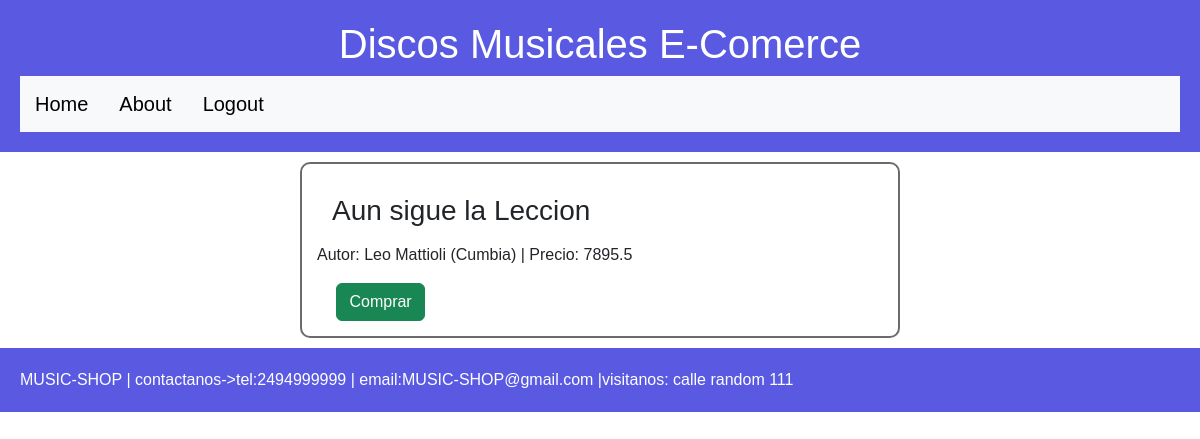
Screenshot of /buy/7 (signed in) with the database file from the repository.
### tables this page shows
CREATE TABLE `discos` (
  `id` int(10) NOT NULL,
  `autor_id` int(10) NOT NULL,
  `genero_id` int(10) NOT NULL,
  `titulo` varchar(150) NOT NULL,
  `precio` double NOT NULL
);

CREATE TABLE `autor` (
  `id` int(10) NOT NULL,
  `nombre` varchar(250) NOT NULL
);

CREATE TABLE `genero` (
  `id` int(10) NOT NULL,
  `categoria` varchar(250) NOT NULL
);

### app/models/discos.model.php (called while the page is built, shortened)
<?php
class discosModel{
    private $db;
    public function __construct(){
        $this->db = new PDO("mysql:host=".MYSQL_HOST.";dbname=".MYSQL_DB.";charset=utf8",MYSQL_USER,MYSQL_PASS);
    }
    public function getDisco($id){
        $query = $this->db->prepare('SELECT discos.id, autor.nombre, genero.categoria, discos.titulo, discos.precio FROM discos INNER JOIN autor ON discos.autor_id = autor.id INNER JOIN genero ON discos.genero_id = genero.id  WHERE discos.id = ?');
        $query->execute([$id]);
        $discos = $query->fetch(PDO::FETCH_OBJ);
        return $discos;
    }
}
?>

### app/views/discos.view.php (the view, shortened to what this page needs)
<?php
class discosView{
        ?>
        <?php require 'templates/footer.phtml';
    public function showDisco($disco){
        require_once 'templates/header.phtml';
        ?>
        <div class="verDisco">
            <h3><?= $disco->titulo?></h3>
            <p>
                Autor: <?= $disco->nombre ?>
                (<?= $disco->categoria ?>)  |  Precio: <?= $disco->precio?>
            </p>
            <?php if(isset($_SESSION)&($_SESSION['logueado']->nivel === 'user')){ ?>
                <a href="" type="button" class="btn btn-success">Comprar</a>
            <?php } ?>
        </div><?php
        require_once 'templates/footer.phtml';
    }
}
?>

### css/style.css (style rules this page uses)
body { font-family:Arial, Helvetica, sans-serif; }
a { margin-left: 15px; }
h3 { margin: 15px; }
.verDisco { border: 2px solid rgb(107, 107, 107); border-radius: 10px; max-width: 50%; margin: 10px auto 10px; padding: 15px; }

### rows the page displays
discos: titulo "Aun sigue la Leccion", autor.nombre "Leo Mattioli", genero.categoria "Cumbia", precio "7895.5"
